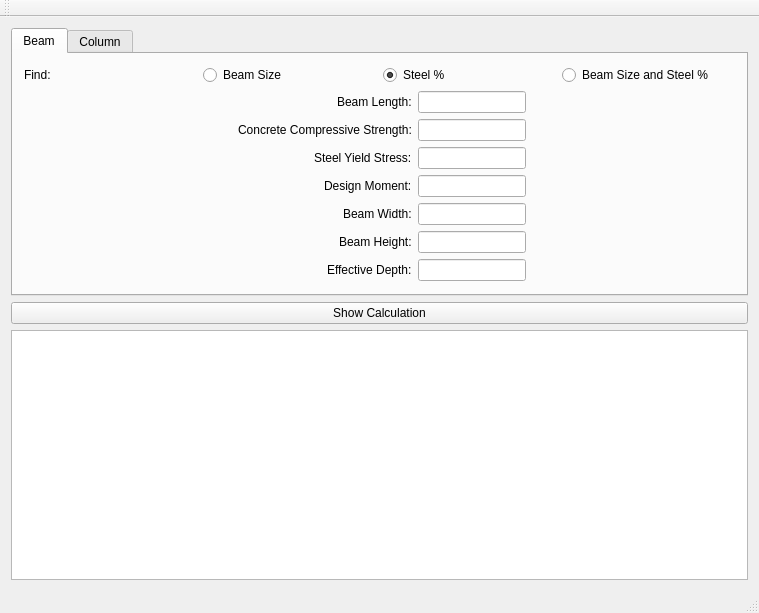
<?xml version="1.0" encoding="UTF-8"?>
<ui version="4.0">
 <class>MainWindow</class>
 <widget class="QMainWindow" name="MainWindow">
  <property name="geometry">
   <rect>
    <x>0</x>
    <y>0</y>
    <width>759</width>
    <height>613</height>
   </rect>
  </property>
  <property name="windowTitle">
   <string>MainWindow</string>
  </property>
  <widget class="QWidget" name="centralWidget">
   <layout class="QVBoxLayout" name="verticalLayout">
    <item>
     <widget class="QTabWidget" name="tabWidget">
      <property name="sizePolicy">
       <sizepolicy hsizetype="Expanding" vsizetype="Preferred">
        <horstretch>0</horstretch>
        <verstretch>0</verstretch>
       </sizepolicy>
      </property>
      <property name="currentIndex">
       <number>0</number>
      </property>
      <widget class="QWidget" name="tab_beam">
       <attribute name="title">
        <string>Beam</string>
       </attribute>
       <layout class="QGridLayout" name="gridLayout">
        <item row="0" column="0">
         <layout class="QVBoxLayout" name="verticalLayout_2">
          <item>
           <layout class="QHBoxLayout" name="horizontalLayout" stretch="0,0,0,0">
            <property name="sizeConstraint">
             <enum>QLayout::SetDefaultConstraint</enum>
            </property>
            <item>
             <widget class="QLabel" name="label">
              <property name="text">
               <string>Find:</string>
              </property>
             </widget>
            </item>
            <item>
             <widget class="QRadioButton" name="radioButton">
              <property name="text">
               <string>Beam Size</string>
              </property>
             </widget>
            </item>
            <item>
             <widget class="QRadioButton" name="radioButton_3">
              <property name="text">
               <string>Steel %</string>
              </property>
              <property name="checked">
               <bool>true</bool>
              </property>
             </widget>
            </item>
            <item>
             <widget class="QRadioButton" name="radioButton_2">
              <property name="text">
               <string>Beam Size and Steel %</string>
              </property>
             </widget>
            </item>
           </layout>
          </item>
         </layout>
        </item>
        <item row="1" column="0">
         <layout class="QFormLayout" name="formLayout">
          <property name="sizeConstraint">
           <enum>QLayout::SetDefaultConstraint</enum>
          </property>
          <property name="labelAlignment">
           <set>Qt::AlignRight|Qt::AlignTrailing|Qt::AlignVCenter</set>
          </property>
          <property name="formAlignment">
           <set>Qt::AlignHCenter|Qt::AlignTop</set>
          </property>
          <item row="0" column="0">
           <widget class="QLabel" name="label_2">
            <property name="sizePolicy">
             <sizepolicy hsizetype="Preferred" vsizetype="Preferred">
              <horstretch>0</horstretch>
              <verstretch>0</verstretch>
             </sizepolicy>
            </property>
            <property name="text">
             <string>Beam Length:</string>
            </property>
           </widget>
          </item>
          <item row="1" column="0">
           <widget class="QLabel" name="label_3">
            <property name="sizePolicy">
             <sizepolicy hsizetype="Preferred" vsizetype="Preferred">
              <horstretch>0</horstretch>
              <verstretch>0</verstretch>
             </sizepolicy>
            </property>
            <property name="text">
             <string>Concrete Compressive Strength:</string>
            </property>
           </widget>
          </item>
          <item row="2" column="0">
           <widget class="QLabel" name="label_4">
            <property name="sizePolicy">
             <sizepolicy hsizetype="Preferred" vsizetype="Preferred">
              <horstretch>0</horstretch>
              <verstretch>0</verstretch>
             </sizepolicy>
            </property>
            <property name="text">
             <string>Steel Yield Stress:</string>
            </property>
           </widget>
          </item>
          <item row="3" column="0">
           <widget class="QLabel" name="label_5">
            <property name="sizePolicy">
             <sizepolicy hsizetype="Preferred" vsizetype="Preferred">
              <horstretch>0</horstretch>
              <verstretch>0</verstretch>
             </sizepolicy>
            </property>
            <property name="text">
             <string>Design Moment:</string>
            </property>
           </widget>
          </item>
          <item row="4" column="0">
           <widget class="QLabel" name="label_6">
            <property name="sizePolicy">
             <sizepolicy hsizetype="Preferred" vsizetype="Preferred">
              <horstretch>0</horstretch>
              <verstretch>0</verstretch>
             </sizepolicy>
            </property>
            <property name="text">
             <string>Beam Width:</string>
            </property>
           </widget>
          </item>
          <item row="5" column="0">
           <widget class="QLabel" name="label_7">
            <property name="sizePolicy">
             <sizepolicy hsizetype="Preferred" vsizetype="Preferred">
              <horstretch>0</horstretch>
              <verstretch>0</verstretch>
             </sizepolicy>
            </property>
            <property name="text">
             <string>Beam Height:</string>
            </property>
           </widget>
          </item>
          <item row="6" column="0">
           <widget class="QLabel" name="label_8">
            <property name="sizePolicy">
             <sizepolicy hsizetype="Preferred" vsizetype="Preferred">
              <horstretch>0</horstretch>
              <verstretch>0</verstretch>
             </sizepolicy>
            </property>
            <property name="text">
             <string>Effective Depth:</string>
            </property>
           </widget>
          </item>
          <item row="1" column="1">
           <widget class="QLineEdit" name="txt_ConcComprStrg">
            <property name="sizePolicy">
             <sizepolicy hsizetype="Maximum" vsizetype="Fixed">
              <horstretch>0</horstretch>
              <verstretch>0</verstretch>
             </sizepolicy>
            </property>
            <property name="layoutDirection">
             <enum>Qt::LeftToRight</enum>
            </property>
            <property name="alignment">
             <set>Qt::AlignRight|Qt::AlignTrailing|Qt::AlignVCenter</set>
            </property>
           </widget>
          </item>
          <item row="0" column="1">
           <widget class="QLineEdit" name="txt_BeamLength">
            <property name="sizePolicy">
             <sizepolicy hsizetype="Maximum" vsizetype="Fixed">
              <horstretch>0</horstretch>
              <verstretch>0</verstretch>
             </sizepolicy>
            </property>
            <property name="layoutDirection">
             <enum>Qt::LeftToRight</enum>
            </property>
            <property name="alignment">
             <set>Qt::AlignRight|Qt::AlignTrailing|Qt::AlignVCenter</set>
            </property>
           </widget>
          </item>
          <item row="2" column="1">
           <widget class="QLineEdit" name="txt_YieldStress">
            <property name="sizePolicy">
             <sizepolicy hsizetype="Maximum" vsizetype="Fixed">
              <horstretch>0</horstretch>
              <verstretch>0</verstretch>
             </sizepolicy>
            </property>
            <property name="layoutDirection">
             <enum>Qt::LeftToRight</enum>
            </property>
            <property name="alignment">
             <set>Qt::AlignRight|Qt::AlignTrailing|Qt::AlignVCenter</set>
            </property>
           </widget>
          </item>
          <item row="3" column="1">
           <widget class="QLineEdit" name="txt_DesignMoment">
            <property name="sizePolicy">
             <sizepolicy hsizetype="Maximum" vsizetype="Fixed">
              <horstretch>0</horstretch>
              <verstretch>0</verstretch>
             </sizepolicy>
            </property>
            <property name="layoutDirection">
             <enum>Qt::LeftToRight</enum>
            </property>
            <property name="alignment">
             <set>Qt::AlignRight|Qt::AlignTrailing|Qt::AlignVCenter</set>
            </property>
           </widget>
          </item>
          <item row="4" column="1">
           <widget class="QLineEdit" name="txt_BeamWidth">
            <property name="sizePolicy">
             <sizepolicy hsizetype="Maximum" vsizetype="Fixed">
              <horstretch>0</horstretch>
              <verstretch>0</verstretch>
             </sizepolicy>
            </property>
            <property name="layoutDirection">
             <enum>Qt::LeftToRight</enum>
            </property>
            <property name="alignment">
             <set>Qt::AlignRight|Qt::AlignTrailing|Qt::AlignVCenter</set>
            </property>
           </widget>
          </item>
          <item row="5" column="1">
           <widget class="QLineEdit" name="txt_BeamHeight">
            <property name="sizePolicy">
             <sizepolicy hsizetype="Maximum" vsizetype="Fixed">
              <horstretch>0</horstretch>
              <verstretch>0</verstretch>
             </sizepolicy>
            </property>
            <property name="layoutDirection">
             <enum>Qt::LeftToRight</enum>
            </property>
            <property name="alignment">
             <set>Qt::AlignRight|Qt::AlignTrailing|Qt::AlignVCenter</set>
            </property>
           </widget>
          </item>
          <item row="6" column="1">
           <widget class="QLineEdit" name="txt_EffectDepth">
            <property name="sizePolicy">
             <sizepolicy hsizetype="Maximum" vsizetype="Fixed">
              <horstretch>0</horstretch>
              <verstretch>0</verstretch>
             </sizepolicy>
            </property>
            <property name="layoutDirection">
             <enum>Qt::LeftToRight</enum>
            </property>
            <property name="alignment">
             <set>Qt::AlignRight|Qt::AlignTrailing|Qt::AlignVCenter</set>
            </property>
           </widget>
          </item>
         </layout>
        </item>
       </layout>
      </widget>
      <widget class="QWidget" name="tab_column">
       <attribute name="title">
        <string>Column</string>
       </attribute>
      </widget>
     </widget>
    </item>
    <item>
     <widget class="QPushButton" name="btn_showCalc">
      <property name="text">
       <string>Show Calculation</string>
      </property>
     </widget>
    </item>
    <item>
     <widget class="QTextEdit" name="mainWindowTextEdit"/>
    </item>
   </layout>
  </widget>
  <widget class="QMenuBar" name="menuBar">
   <property name="geometry">
    <rect>
     <x>0</x>
     <y>0</y>
     <width>759</width>
     <height>21</height>
    </rect>
   </property>
  </widget>
  <widget class="QToolBar" name="mainToolBar">
   <attribute name="toolBarArea">
    <enum>TopToolBarArea</enum>
   </attribute>
   <attribute name="toolBarBreak">
    <bool>false</bool>
   </attribute>
  </widget>
  <widget class="QStatusBar" name="statusBar"/>
 </widget>
 <layoutdefault spacing="6" margin="11"/>
 <resources/>
 <connections/>
</ui>
